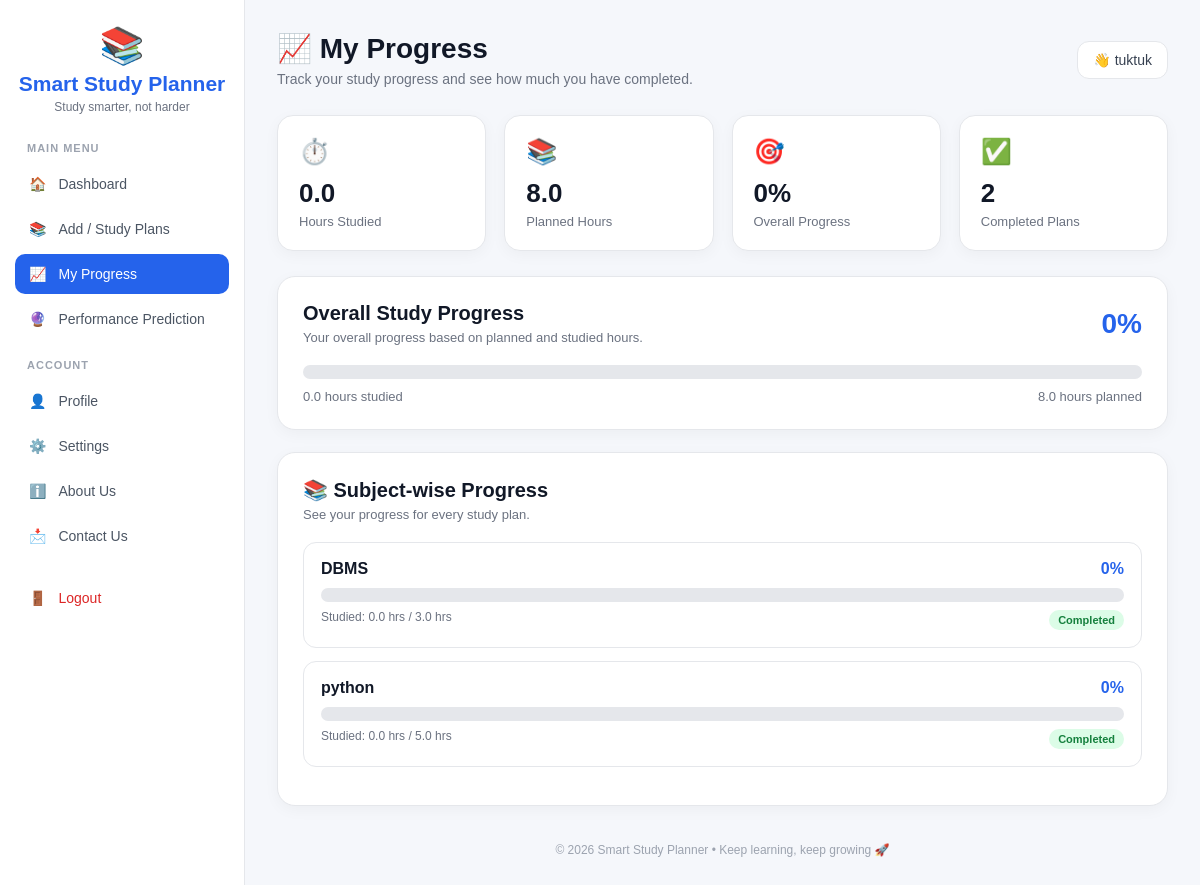
Page /progress (signed in) on the committed database.
### tables this page shows
CREATE TABLE study_plans (
            id INTEGER PRIMARY KEY AUTOINCREMENT,
            subject TEXT NOT NULL,
            hours INTEGER NOT NULL,
            date TEXT NOT NULL
        , status TEXT DEFAULT 'Pending', user_id INTEGER, studied_hours REAL DEFAULT 0);

### app.py (the view)
@app.route("/progress")
def progress_page():
    if "user_id" not in session:
        return redirect(url_for("login"))
    user_id = session["user_id"]
    conn = get_db()
    cursor = conn.cursor()
    cursor.execute("""
        SELECT subject, hours, studied_hours, status
        FROM study_plans
        WHERE user_id = ?
        ORDER BY date DESC, id DESC
    """, (user_id,))
    plans = cursor.fetchall()
    conn.close()
    total_hours = sum(
        float(p["hours"] or 0)
        for p in plans
    )
    studied_hours = sum(
        float(p["studied_hours"] or 0)
        for p in plans
    )
    if total_hours > 0:
        overall_progress = round(
            (studied_hours / total_hours) * 100
        )
    else:
        overall_progress = 0
    overall_progress = min(
        max(overall_progress, 0),
        100
    )
    completed = sum(
        1
        for p in plans
        if str(p["status"] or "").lower() == "completed"
    )
    pending = len(plans) - completed
    subject_progress = []
    for p in plans:
        planned = float(p["hours"] or 0)
        studied = float(p["studied_hours"] or 0)
        if planned > 0:
            percent = round(
                (studied / planned) * 100
            )
        else:
            percent = 0
        percent = min(
            max(percent, 0),
            100
        )
        subject_progress.append({
            "subject": p["subject"],
            "planned": planned,
            "studied": studied,
            "progress": percent,
            "status": p["status"]
        })
    return render_template(
        "progress.html",
        username=session.get("username", "Student"),
        total_hours=round(total_hours, 1),
        studied_hours=round(studied_hours, 1),
        overall_progress=overall_progress,
        completed=completed,
        pending=pending,
        subject_progress=subject_progress
    )

### app.py (called while the page is built)
def get_db():
    conn = sqlite3.connect(DATABASE)
    conn.row_factory = sqlite3.Row
    return conn

def log_activity(activity, page=None, user_id=None, username=None):
    try:
        if user_id is None:
            user_id = session.get("user_id")
        if username is None:
            username = session.get("username")
        conn = get_db()
        cursor = conn.cursor()
        cursor.execute("""
            INSERT INTO activity_logs
            (user_id, username, activity, page, created_at)
            VALUES (?, ?, ?, ?, ?)
        """, (
            user_id,
            username,
            activity,
            page,
            datetime.now().isoformat(timespec="seconds")
        ))
        conn.commit()
        conn.close()
    except Exception:
        pass

@app.before_request
def track_user_activity():
    if session.get("user_id") and session.get("role") != "admin":
        endpoint = request.endpoint or ""
        ignored = {
            "static",
            "admin_login",
            "admin_dashboard",
            "admin_logout",
            "logout"
        }
        if (
            request.method == "GET"
            and endpoint not in ignored
        ):
            log_activity(
                "Page visit",
                request.path,
                session.get("user_id"),
                session.get("username")
            )

### templates/progress.html (shortened to what this page needs)
<!DOCTYPE html>
<html lang="en">
<head>
</head>
<body>
<div class="layout">
    <aside class="sidebar">
        <div class="brand">
            <div class="brand-icon">📚</div>
            <h2>Smart Study Planner</h2>
            <p>Study smarter, not harder</p>
        </div>
        <div class="nav-title">Main Menu</div>
        <a href="{{ url_for('dashboard') }}" class="nav-item">
            <span>🏠</span>
            Dashboard
        </a>
        <a href="{{ url_for('study_plans_page') }}" class="nav-item">
            <span>📚</span>
            Add / Study Plans
        </a>
        <a href="{{ url_for('progress_page') }}" class="nav-item active">
            <span>📈</span>
            My Progress
        </a>
        <a href="{{ url_for('performance_prediction_page') }}" class="nav-item">
            <span>🔮</span>
            Performance Prediction
        </a>
        <div class="nav-title">Account</div>
        <a href="{{ url_for('profile_page') }}" class="nav-item">
            <span>👤</span>
            Profile
        </a>
        <a href="{{ url_for('settings_page') }}" class="nav-item">
            <span>⚙️</span>
            Settings
        </a>
        <a href="{{ url_for('about_page') }}" class="nav-item">
            <span>ℹ️</span>
            About Us
        </a>
        <a href="{{ url_for('contact_page') }}" class="nav-item">
            <span>📩</span>
            Contact Us
        </a>
        <a href="{{ url_for('logout') }}" class="logout-btn">
            <span>🚪</span>
            Logout
        </a>
    </aside>
    <main class="main">
        <div class="topbar">
            <div class="welcome">
                <h1>📈 My Progress</h1>
                <p>Track your study progress and see how much you have completed.</p>
            </div>
            <div class="user-badge">
                👋 {{ username if username else "Student" }}
            </div>
        </div>
        <section class="stats">
            <div class="stat-card">
                <div class="stat-icon">⏱️</div>
                <h3>{{ studied_hours }}</h3>
                <p>Hours Studied</p>
            </div>
            <div class="stat-card">
                <div class="stat-icon">📚</div>
                <h3>{{ total_hours }}</h3>
                <p>Planned Hours</p>
            </div>
            <div class="stat-card">
                <div class="stat-icon">🎯</div>
                <h3>{{ overall_progress }}%</h3>
                <p>Overall Progress</p>
            </div>
            <div class="stat-card">
                <div class="stat-icon">✅</div>
                <h3>{{ completed }}</h3>
                <p>Completed Plans</p>
            </div>
        </section>
        <section class="card">
            <div class="card-header">
                <div>
                    <h2>Overall Study Progress</h2>
                    <p>Your overall progress based on planned and studied hours.</p>
                </div>
                <div class="percentage">
                    {{ overall_progress }}%
                </div>
            </div>
            <div class="progress-track">
            </div>
            <div class="progress-info">
                <span>{{ studied_hours }} hours studied</span>
                <span>{{ total_hours }} hours planned</span>
            </div>
        </section>
        <section class="card">
            <div class="card-header">
                <div>
                    <h2>📚 Subject-wise Progress</h2>
                    <p>See your progress for every study plan.</p>
                </div>
            </div>
            {% if subject_progress %}
                {% for item in subject_progress %}
                <div class="subject-row">
                    <div class="subject-top">
                        <span class="subject-name">
                            {{ item.subject }}
                        </span>
                        <span class="subject-percent">
                            {{ item.progress }}%
                        </span>
                    </div>
                    <div class="progress-track">
                    </div>
                    <div class="subject-details">
                        <span>
                            Studied: {{ item.studied }} hrs /
                            {{ item.planned }} hrs
                        </span>
                        {% if item.status|lower == "completed" %}
                            <span class="status completed">
                                Completed
                            </span>
                        {% else %}
                            <span class="status pending">
                                {{ item.status }}
                            </span>
                        {% endif %}
                    </div>
                </div>
                {% endfor %}
            {% else %}
                <div class="empty">
                    <div class="empty-icon">📖</div>
                    <h3>No study plans yet</h3>
                    <p>Add your first study plan to start tracking your progress.</p>
                </div>
            {% endif %}
        </section>
        <div class="footer">
            © 2026 Smart Study Planner • Keep learning, keep growing 🚀
        </div>
    </main>
</div>
</body>
</html>

### templates/progress.html (style rules this page uses)
* { box-sizing: border-box; margin: 0; padding: 0; font-family: Arial, Helvetica, sans-serif; }
body { background: #f5f7fb; color: #1f2937; min-height: 100vh; }
.layout { display: flex; min-height: 100vh; }
.sidebar { width: 245px; background: #ffffff; border-right: 1px solid #e5e7eb; padding: 25px 15px; position: fixed; left: 0; top: 0; bottom: 0; overflow-y: auto; z-index: 10; }
.brand { text-align: center; margin-bottom: 28px; }
.brand-icon { font-size: 36px; margin-bottom: 5px; }
.brand h2 { color: #2563eb; font-size: 21px; }
.brand p { color: #6b7280; font-size: 12px; margin-top: 4px; }
.nav-title { color: #9ca3af; font-size: 11px; font-weight: bold; text-transform: uppercase; letter-spacing: 1px; padding: 0 12px; margin: 20px 0 10px; }
.nav-item, .logout-btn { display: flex; align-items: center; gap: 12px; width: 100%; padding: 12px 14px; margin: 5px 0; border-radius: 10px; text-decoration: none; color: #4b5563; font-size: 14px; transition: 0.2s; }
.nav-item.active { background: #2563eb; color: #ffffff; }
.logout-btn { margin-top: 22px; color: #dc2626; }
.main { margin-left: 245px; width: calc(100% - 245px); padding: 32px; }
.topbar { display: flex; justify-content: space-between; align-items: center; gap: 20px; margin-bottom: 28px; }
.welcome h1 { font-size: 28px; color: #111827; margin-bottom: 6px; }
.welcome p { color: #6b7280; font-size: 14px; }
.user-badge { background: #ffffff; border: 1px solid #e5e7eb; padding: 10px 15px; border-radius: 12px; color: #374151; font-size: 14px; }
.stats { display: grid; grid-template-columns: repeat(4, 1fr); gap: 18px; margin-bottom: 25px; }
.stat-card { background: #ffffff; border: 1px solid #e5e7eb; border-radius: 16px; padding: 21px; box-shadow: 0 4px 15px rgba(0, 0, 0, 0.04); }
.stat-icon { font-size: 25px; margin-bottom: 12px; }
.stat-card h3 { font-size: 26px; color: #111827; margin-bottom: 5px; }
.stat-card p { color: #6b7280; font-size: 13px; }
.card { background: #ffffff; border: 1px solid #e5e7eb; border-radius: 18px; padding: 25px; margin-bottom: 22px; box-shadow: 0 4px 15px rgba(0, 0, 0, 0.04); }
.card-header { display: flex; justify-content: space-between; align-items: center; gap: 15px; margin-bottom: 20px; }
.card-header h2 { font-size: 20px; color: #111827; }
.card-header p { color: #6b7280; font-size: 13px; margin-top: 5px; }
.percentage { font-size: 28px; font-weight: bold; color: #2563eb; }
.progress-track { width: 100%; height: 14px; background: #e5e7eb; border-radius: 20px; overflow: hidden; }
.progress-info { display: flex; justify-content: space-between; margin-top: 10px; color: #6b7280; font-size: 13px; }
.subject-row { border: 1px solid #e5e7eb; border-radius: 13px; padding: 17px; margin-bottom: 13px; }
.subject-top { display: flex; justify-content: space-between; gap: 15px; margin-bottom: 10px; }
.subject-name { font-weight: bold; color: #111827; }
.subject-percent { color: #2563eb; font-weight: bold; }
.subject-details { display: flex; justify-content: space-between; margin-top: 8px; color: #6b7280; font-size: 12px; }
.status { display: inline-block; padding: 4px 9px; border-radius: 20px; font-size: 11px; font-weight: bold; }
.status.completed { background: #dcfce7; color: #15803d; }
.footer { text-align: center; color: #9ca3af; font-size: 12px; padding: 15px 0 5px; }

### rows in the picture
study_plans: subject "DBMS", progress "0", studied "0.0", planned "3.0", status "Completed"
study_plans: subject "python", progress "0", studied "0.0", planned "5.0", status "Completed"

### other values in the picture
{{ username if username else "Student" }} "tuktuk"
{{ studied_hours }} "0.0"
{{ total_hours }} "8.0"
{{ overall_progress }} "0"
{{ completed }} "2"
